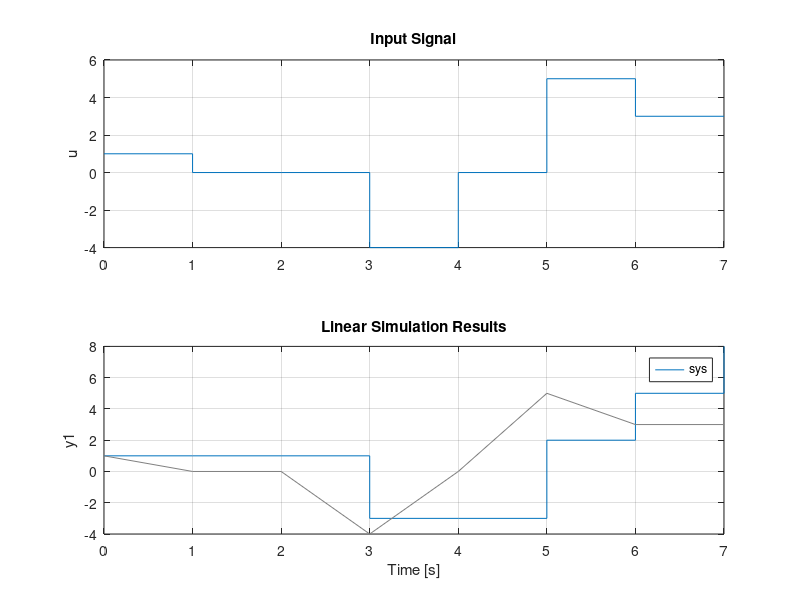

The MATLAB source for this figure:
%
% dc_plot.m
%
% Digital to steady state transfer function.
%

clear;

T = 1;  % time step

D1 = tf([1], [1 0], T, 'inname', 'y1', 'outname', 'r1');
S1 = sumblk('y1 = u1 + r1');
sys = connect(D1, S1, 'u1', 'y1');

u = [1 0 0 -4 0 5 3 3];
t = 0:(size(u,2)-1);  % start at zero

figure;
subplot(2,1,1);
stairs(t,u);
grid on;
axis auto;
title('Input Signal');
ylabel('u');

subplot(2,1,2);
lsim(sys, u);
grid on;
axis auto;

print('dc_plot1.eps', '-depsc2');
